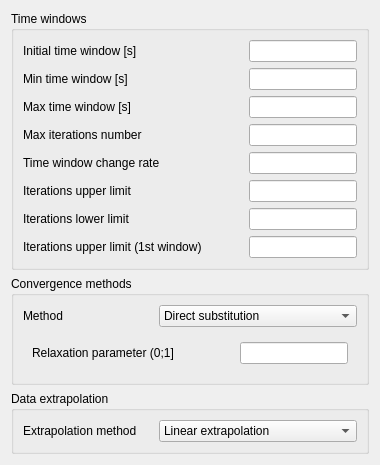
          <widget class="QWidget" name="tabConvergence">
            <attribute name="title">
              <string>Convergence</string>
            </attribute>
            <layout class="QVBoxLayout" name="verticalLayout_12">
              <item>
                <widget class="QGroupBox" name="groupBox_3">
                  <property name="sizePolicy">
                    <sizepolicy hsizetype="Preferred" vsizetype="Preferred">
                      <horstretch>0</horstretch>
                      <verstretch>0</verstretch>
                    </sizepolicy>
                  </property>
                  <property name="title">
                    <string>Time windows</string>
                  </property>
                  <layout class="QVBoxLayout" name="verticalLayout_3">
                    <item>
                      <layout class="QHBoxLayout" name="horizontalLayout_6" stretch="1,0">
                        <item>
                          <widget class="QLabel" name="label_4">
                            <property name="minimumSize">
                              <size>
                                <width>130</width>
                                <height>0</height>
                              </size>
                            </property>
                            <property name="text">
                              <string>Initial time window [s]</string>
                            </property>
                            <property name="toolTip">
                              <string>Initial size of the time window</string>
                            </property>
                            
                            <property name="whatsThis">
                              <string>Initial size of the time window of the waveform relaxation method</string>
                            </property>
                          </widget>
                        </item>
                        <item>
                          <widget class="QLineEdit" name="lineEditInitialWindow">
                            <property name="sizePolicy">
                              <sizepolicy hsizetype="Expanding" vsizetype="Preferred">
                                <horstretch>0</horstretch>
                                <verstretch>0</verstretch>
                              </sizepolicy>
                            </property>
                            <property name="toolTip">
                              <string>Initial size of the time window</string>
                            </property>
                            
                            <property name="whatsThis">
                              <string>Initial size of the time window of the waveform relaxation method</string>
                            </property>
                          </widget>
                        </item>
                      </layout>
                    </item>
                    <item>
                      <layout class="QHBoxLayout" name="horizontalLayout_21" stretch="1,0">
                        <item>
                          <widget class="QLabel" name="label_19">
                            <property name="minimumSize">
                              <size>
                                <width>130</width>
                                <height>0</height>
                              </size>
                            </property>
                            <property name="text">
                              <string>Min time window [s]</string>
                            </property>
                            <property name="toolTip">
                              <string>Minimum allowed size of the time window</string>
                            </property>
                            
                            <property name="whatsThis">
                              <string>Minimum allowed size of the time window of the waveform relaxation method</string>
                            </property>
                          </widget>
                        </item>
                        <item>
                          <widget class="QLineEdit" name="lineEditMinWindow">
                            <property name="sizePolicy">
                              <sizepolicy hsizetype="Expanding" vsizetype="Preferred">
                                <horstretch>0</horstretch>
                                <verstretch>0</verstretch>
                              </sizepolicy>
                            </property>
                            <property name="toolTip">
                              <string>Minimum allowed size of the time window</string>
                            </property>
                            
                            <property name="whatsThis">
                              <string>Minimum allowed size of the time window of the waveform relaxation method</string>
                            </property>
                          </widget>
                        </item>
                      </layout>
                    </item>
                    <item>
                      <layout class="QHBoxLayout" name="horizontalLayout_7" stretch="1,0">
                        <item>
                          <widget class="QLabel" name="label_5">
                            <property name="minimumSize">
                              <size>
                                <width>130</width>
                                <height>0</height>
                              </size>
                            </property>
                            <property name="text">
                              <string>Max time window [s]</string>
                            </property>
                            <property name="toolTip">
                              <string>Maximum allowed size of the time window</string>
                            </property>
                            
                            <property name="whatsThis">
                              <string>Maximum allowed size of the time window of the waveform relaxation method</string>
                            </property>
                          </widget>
                        </item>
                        <item>
                          <widget class="QLineEdit" name="lineEditMaxWindow">
                            <property name="sizePolicy">
                              <sizepolicy hsizetype="Expanding" vsizetype="Preferred">
                                <horstretch>0</horstretch>
                                <verstretch>0</verstretch>
                              </sizepolicy>
                            </property>
                            <property name="toolTip">
                              <string>Maximum allowed size of the time window</string>
                            </property>
                            
                            <property name="whatsThis">
                              <string>Maximum allowed size of the time window of the waveform relaxation method</string>
                            </property>
                          </widget>
                        </item>
                      </layout>
                    </item>
                    <item>
                      <layout class="QHBoxLayout" name="horizontalLayout_11" stretch="1,0">
                        <item>
                          <widget class="QLabel" name="label_9">
                            <property name="minimumSize">
                              <size>
                                <width>130</width>
                                <height>0</height>
                              </size>
                            </property>
                            <property name="text">
                              <string>Max iterations number</string>
                            </property>
                            <property name="toolTip">
                              <string>Allowed number of iterations before stop</string>
                            </property>
                            
                            <property name="whatsThis">
                              <string>Allowed number of iterations before stopping waveform relaxation calculations</string>
                            </property>
                          </widget>
                        </item>
                        <item>
                          <widget class="QLineEdit" name="lineEditMaxIterNum">
                            <property name="sizePolicy">
                              <sizepolicy hsizetype="Expanding" vsizetype="Preferred">
                                <horstretch>0</horstretch>
                                <verstretch>0</verstretch>
                              </sizepolicy>
                            </property>
                            <property name="toolTip">
                              <string>Allowed number of iterations before stop</string>
                            </property>
                            
                            <property name="whatsThis">
                              <string>Allowed number of iterations before stopping waveform relaxation calculations</string>
                            </property>
                          </widget>
                        </item>
                      </layout>
                    </item>
                    <item>
                      <layout class="QHBoxLayout" name="horizontalLayout_14" stretch="1,0">
                        <item>
                          <widget class="QLabel" name="label_13">
                            <property name="minimumSize">
                              <size>
                                <width>130</width>
                                <height>0</height>
                              </size>
                            </property>
                            <property name="text">
                              <string>Time window change rate</string>
                            </property>
                            <property name="toolTip">
                              <string>Time window resizing factor</string>
                            </property>
                            
                            <property name="whatsThis">
                              <string>Time window resizing factor for the waveform relaxation method</string>
                            </property>
                          </widget>
                        </item>
                        <item>
                          <widget class="QLineEdit" name="lineEditRatio">
                            <property name="sizePolicy">
                              <sizepolicy hsizetype="Expanding" vsizetype="Preferred">
                                <horstretch>0</horstretch>
                                <verstretch>0</verstretch>
                              </sizepolicy>
                            </property>
                            <property name="toolTip">
                              <string>Time window resizing factor</string>
                            </property>
                            
                            <property name="whatsThis">
                              <string>Time window resizing factor for the waveform relaxation method</string>
                            </property>
                          </widget>
                        </item>
                      </layout>
                    </item>
                    <item>
                      <layout class="QHBoxLayout" name="horizontalLayout_15" stretch="1,0">
                        <item>
                          <widget class="QLabel" name="label_14">
                            <property name="minimumSize">
                              <size>
                                <width>130</width>
                                <height>0</height>
                              </size>
                            </property>
                            <property name="text">
                              <string>Iterations upper limit</string>
                            </property>
                            <property name="toolTip">
                              <string>Max number of iterations in the current window before decreasing its size</string>
                            </property>
                            
                            <property name="whatsThis">
                              <string>Max number of iterations in the current window before decreasing its size</string>
                            </property>
                          </widget>
                        </item>
                        <item>
                          <widget class="QLineEdit" name="lineEditUpperLimit">
                            <property name="sizePolicy">
                              <sizepolicy hsizetype="Expanding" vsizetype="Preferred">
                                <horstretch>0</horstretch>
                                <verstretch>0</verstretch>
                              </sizepolicy>
                            </property>
                            <property name="toolTip">
                              <string>Max number of iterations in the current window before decreasing its size</string>
                            </property>
                            
                            <property name="whatsThis">
                              <string>Max number of iterations in the current window before decreasing its size</string>
                            </property>
                          </widget>
                        </item>
                      </layout>
                    </item>
                    <item>
                      <layout class="QHBoxLayout" name="horizontalLayout_12" stretch="1,0">
                        <item>
                          <widget class="QLabel" name="label_11">
                            <property name="minimumSize">
                              <size>
                                <width>130</width>
                                <height>0</height>
                              </size>
                            </property>
                            <property name="text">
                              <string>Iterations lower limit</string>
                            </property>
                            <property name="toolTip">
                              <string>Min number of iterations in the current window before increasing the size of the next one</string>
                            </property>
                            
                            <property name="whatsThis">
                              <string>Min number of iterations in the current window before increasing the size of the next one</string>
                            </property>
                          </widget>
                        </item>
                        <item>
                          <widget class="QLineEdit" name="lineEditLowerLimit">
                            <property name="sizePolicy">
                              <sizepolicy hsizetype="Expanding" vsizetype="Preferred">
                                <horstretch>0</horstretch>
                                <verstretch>0</verstretch>
                              </sizepolicy>
                            </property>
                            <property name="toolTip">
                              <string>Min number of iterations in the current window before increasing the size of the next one</string>
                            </property>
                            
                            <property name="whatsThis">
                              <string>Min number of iterations in the current window before increasing the size of the next one</string>
                            </property>
                          </widget>
                        </item>
                      </layout>
                    </item>
                    <item>
                      <layout class="QHBoxLayout" name="horizontalLayout_13" stretch="1,0">
                        <item>
                          <widget class="QLabel" name="label_12">
                            <property name="minimumSize">
                              <size>
                                <width>130</width>
                                <height>0</height>
                              </size>
                            </property>
                            <property name="text">
                              <string>Iterations upper limit (1st window)</string>
                            </property>
                            <property name="toolTip">
                              <string>Max number of iterations in the first window before decreasing its size</string>
                            </property>
                            
                            <property name="whatsThis">
                              <string>Max number of iterations in the first window before decreasing its size</string>
                            </property>
                          </widget>
                        </item>
                        <item>
                          <widget class="QLineEdit" name="lineEdit1stUpperLimit">
                            <property name="sizePolicy">
                              <sizepolicy hsizetype="Expanding" vsizetype="Preferred">
                                <horstretch>0</horstretch>
                                <verstretch>0</verstretch>
                              </sizepolicy>
                            </property>
                            <property name="toolTip">
                              <string>Max number of iterations in the first window before decreasing its size</string>
                            </property>
                            
                            <property name="whatsThis">
                              <string>Max number of iterations in the first window before decreasing its size</string>
                            </property>
                          </widget>
                        </item>
                      </layout>
                    </item>
                  </layout>
                <property name="toolTip"><string>Settings for waveform relaxation method</string></property><property name="whatsThis"><string>Settings for waveform relaxation method</string></property></widget>
              </item>
              <item>
                <widget class="QGroupBox" name="groupBox_4">
                  <property name="title">
                    <string>Convergence methods</string>
                  </property>
                  <layout class="QVBoxLayout" name="verticalLayout_10">
                    <item>
                      <layout class="QHBoxLayout" name="horizontalLayout_16" stretch="0,1">
                        <item>
                          <widget class="QLabel" name="label_15">
                            <property name="minimumSize">
                              <size>
                                <width>130</width>
                                <height>0</height>
                              </size>
                            </property>
                            <property name="text">
                              <string>Method</string>
                            </property>
                          <property name="toolTip"><string>Selected convergence method</string></property><property name="whatsThis"><string>Selected convergence method</string></property></widget>
                        </item>
                        <item>
                          <widget class="QComboBox" name="comboBoxConvMethod">
                            <property name="sizePolicy">
                              <sizepolicy hsizetype="Expanding" vsizetype="Preferred">
                                <horstretch>0</horstretch>
                                <verstretch>0</verstretch>
                              </sizepolicy>
                            </property>
                            <item>
                              <property name="text">
                                <string>Direct substitution</string>
                              </property>
                            </item>
                            <item>
                              <property name="text">
                                <string>Wegstein's method</string>
                              </property>
                            </item>
                            <item>
                              <property name="text">
                                <string>Steffensen's method</string>
                              </property>
                            </item>
                          <property name="toolTip"><string>Selected convergence method</string></property><property name="whatsThis"><string>Selected convergence method</string></property></widget>
                        </item>
                      </layout>
                    </item>
                    <item>
                      <widget class="QStackedWidget" name="stackedWidget">
                        <property name="currentIndex">
                          <number>0</number>
                        </property>
                        <widget class="QWidget" name="page">
                          <layout class="QVBoxLayout" name="verticalLayout_13">
                            <item>
                              <layout class="QHBoxLayout" name="horizontalLayout_19" stretch="1,0">
                                <property name="spacing">
                                  <number>6</number>
                                </property>
                                <item>
                                  <widget class="QLabel" name="label_18">
                                    <property name="sizePolicy">
                                      <sizepolicy hsizetype="Preferred" vsizetype="Preferred">
                                        <horstretch>0</horstretch>
                                        <verstretch>0</verstretch>
                                      </sizepolicy>
                                    </property>
                                    <property name="minimumSize">
                                      <size>
                                        <width>130</width>
                                        <height>0</height>
                                      </size>
                                    </property>
                                    <property name="text">
                                      <string>Relaxation parameter (0;1]</string>
                                    </property>
                                  <property name="toolTip"><string>Relaxation parameter of the Direct Substitution convergence method</string></property><property name="whatsThis"><string>Relaxation parameter of the Direct Substitution convergence method</string></property></widget>
                                </item>
                                <item>
                                  <widget class="QLineEdit" name="lineEditRelaxParam">
                                    <property name="sizePolicy">
                                      <sizepolicy hsizetype="Expanding" vsizetype="Preferred">
                                        <horstretch>0</horstretch>
                                        <verstretch>0</verstretch>
                                      </sizepolicy>
                                    </property>
                                  <property name="toolTip"><string>Relaxation parameter of the Direct Substitution convergence method</string></property><property name="whatsThis"><string>Relaxation parameter of the Direct Substitution convergence method</string></property></widget>
                                </item>
                              </layout>
                            </item>
                          </layout>
                        </widget>
                        <widget class="QWidget" name="page_2">
                          <layout class="QVBoxLayout" name="verticalLayout_9">
                            <item>
                              <layout class="QHBoxLayout" name="horizontalLayout_17" stretch="1,0">
                                <property name="spacing">
                                  <number>6</number>
                                </property>
                                <item>
                                  <widget class="QLabel" name="label_16">
                                    <property name="sizePolicy">
                                      <sizepolicy hsizetype="Preferred" vsizetype="Preferred">
                                        <horstretch>0</horstretch>
                                        <verstretch>0</verstretch>
                                      </sizepolicy>
                                    </property>
                                    <property name="minimumSize">
                                      <size>
                                        <width>130</width>
                                        <height>0</height>
                                      </size>
                                    </property>
                                    <property name="text">
                                      <string>Acceleration parameter limit (-5;1)</string>
                                    </property>
                                  <property name="toolTip"><string>Acceleration parameter limit for the Wegstein's convergence method</string></property><property name="whatsThis"><string>Acceleration parameter limit for the Wegstein's convergence method</string></property></widget>
                                </item>
                                <item>
                                  <widget class="QLineEdit" name="lineEditAccelParam">
                                    <property name="sizePolicy">
                                      <sizepolicy hsizetype="Expanding" vsizetype="Preferred">
                                        <horstretch>0</horstretch>
                                        <verstretch>0</verstretch>
                                      </sizepolicy>
                                    </property>
                                  <property name="toolTip"><string>Acceleration parameter limit for the Wegstein's convergence method</string></property><property name="whatsThis"><string>Acceleration parameter limit for the Wegstein's convergence method</string></property></widget>
                                </item>
                              </layout>
                            </item>
                          </layout>
                        </widget>
                        <widget class="QWidget" name="page_3" />
                      </widget>
                    </item>
                  </layout>
                  <property name="toolTip">
                    <string>Settings for convergence methods</string>
                  </property>
                  
                  <property name="whatsThis">
                    <string>Settings for convergence methods</string>
                  </property>
                </widget>
              </item>
              <item>
                <widget class="QGroupBox" name="groupBox_7">
                  <property name="title">
                    <string>Data extrapolation</string>
                  </property>
                  <layout class="QVBoxLayout" name="verticalLayout_11">
                    <item>
                      <layout class="QHBoxLayout" name="horizontalLayout_18" stretch="0,1">
                        <item>
                          <widget class="QLabel" name="label_17">
                            <property name="minimumSize">
                              <size>
                                <width>130</width>
                                <height>0</height>
                              </size>
                            </property>
                            <property name="text">
                              <string>Extrapolation method</string>
                            </property>
                          <property name="toolTip"><string>Selected extrapolation method</string></property><property name="whatsThis"><string>Selected extrapolation method</string></property></widget>
                        </item>
                        <item>
                          <widget class="QComboBox" name="comboBoxExtrapMethod">
                            <property name="sizePolicy">
                              <sizepolicy hsizetype="Expanding" vsizetype="Preferred">
                                <horstretch>0</horstretch>
                                <verstretch>0</verstretch>
                              </sizepolicy>
                            </property>
                            <item>
                              <property name="text">
                                <string>Linear extrapolation</string>
                              </property>
                            </item>
                            <item>
                              <property name="text">
                                <string>Cubic spline extrapolation</string>
                              </property>
                            </item>
                            <item>
                              <property name="text">
                                <string>Nearest neighbor extrapolation</string>
                              </property>
                            </item>
                          <property name="toolTip"><string>Selected extrapolation method</string></property><property name="whatsThis"><string>Selected extrapolation method</string></property></widget>
                        </item>
                      </layout>
                    </item>
                  </layout>
                  <property name="toolTip">
                    <string>Settings for data extrapolation</string>
                  </property>
                  
                  <property name="whatsThis">
                    <string>Settings for data extrapolation</string>
                  </property>
                </widget>
              </item>
            </layout>
          <attribute name="toolTip"><string>Convergence options</string></attribute><attribute name="whatsThis"><string>Options for waveform relaxation, data extrapolation and convergence methods</string></attribute></widget>
